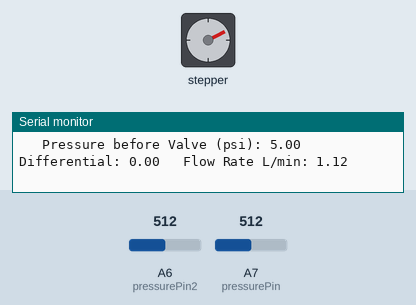
Recording of a sketch running on a simulated Arduino Nano, built with avr-gcc and run on an emulated ATmega328P. Parts: stepper motor, the last lines printed to the serial monitor. Wiring (inferred from the names in the program): stepper motor driver (200 steps per turn assumed): step pin 2; direction pin 3. Inputs (shaded band) come from the test bench; at power-on: A6 (pressurePin2) = 512, A7 (pressurePin) = 512.

Above: at 2.3 s.
2.4 s: A6 (pressurePin2) set to 317
At 2.55 s:
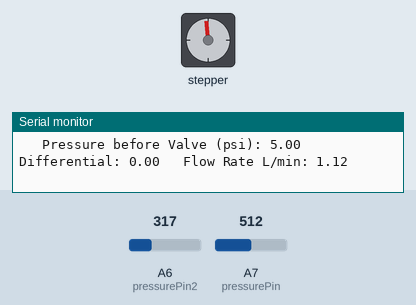
6.0 s: A6 (pressurePin2) set to 296
At 6.15 s:
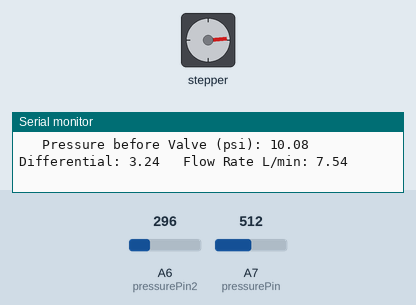
9.6 s: A7 (pressurePin) set to 306
At 9.77 s:
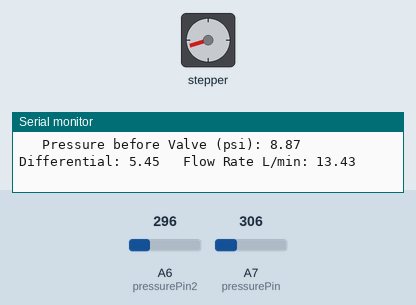
13.2 s: A7 (pressurePin) set to 122
16.7 s: A6 (pressurePin2) set to 306
Timing chart, 0 to 21.3 s (numbered marks = the images above; inputs shaded):
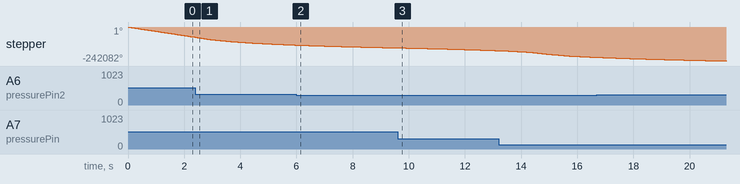

Measured:
- the behaviour switches between 308 and 307 on A6 (pressurePin2) (found by bisection; images 1 and 2)

The sketch:

SeniorDeisgn.ino
```cpp
// Senior Design PID Code
// Juliette Kilgore

const int pulsePin = 2;       // PUL+, motor speed
const int dirPin = 3;         // DIR+, motor direction
const int alarmPin = 4;       // ALM+, ended up not using this
const int pressurePin = A7;   // Pressure transducer side 1
const int pressurePin2 = A6;  // Pressure transducer side 2

float pulseDelay = 15;
const float scaleFactor = 59.9;

unsigned long lastPrintTime = 0; // For non-blocking printing

//PID Begin
float Kp = 3;
float Ki = 0; //not applicable to this system
float Kd = 0; //not applicable to this system

float err_last = 0;
float err_dot = 0;
float error_int = 0;
float error = 0;
long int ttseclast = 0;


//moving avg constants
const int windowSize = 9;
float pressureHistory[windowSize] = {0};
float pressureHistory2[windowSize] = {0};
float pressureSum = 0;
int pressureIndex = 0;
float pressureSum2 = 0;
int pressureIndex2 = 0;

//pressure trasnducer constants
int pressureReading = 0;
int pressureReading2 = 0;
float pressureVoltage = 0;
float pressureVoltage2 = 0;
float pressurePsi = 0;
float pressurePsi2 = 0;
float speed =0;


void setup() {
  Serial.begin(9600);

  pinMode(pulsePin, OUTPUT); //defining the pin constants above as inputs or outputs
  pinMode(dirPin, OUTPUT);
  pinMode(alarmPin, INPUT);

  digitalWrite(dirPin, LOW);
}
//not sure if this alarm is needed, putting it in just in case
void loop() {
  float ttsec = millis() / 1000.0;


  if (millis() - lastPrintTime >= 750) { //used to be 1000, chnaged to have faster rcn w/ moving av
    lastPrintTime = millis();

    pressureReading = analogRead(pressurePin);
    pressureReading2 = analogRead(pressurePin2);
    pressureVoltage = pressureReading * (5.0 / 1023.0);
    pressureVoltage2 = pressureReading2 * (5.0 / 1023.0);

    //moving av code
    pressureSum -= pressureHistory[pressureIndex];
    pressureHistory[pressureIndex] = pressureVoltage * scaleFactor;
    pressureSum += pressureHistory[pressureIndex];
    pressureIndex = (pressureIndex + 1) % windowSize;

    pressureSum2 -= pressureHistory2[pressureIndex];
    pressureHistory2[pressureIndex] = pressureVoltage2 * scaleFactor;
    pressureSum2 += pressureHistory2[pressureIndex];
    pressureIndex2 = (pressureIndex2 + 1) % windowSize;

    // Calculate moving average
    pressurePsi = pressureSum / windowSize;
    pressurePsi2 = pressureSum2 / windowSize;

    float Ts = ttsec - ttseclast;
    error = 0 - (pressurePsi - pressurePsi2);
    //err_dot = (error - err_last) / Ts;
    //error_int = error_int + error * Ts;
    //if (error_int > 100) error_int = 100; //to prevent intergral error accumulation
    //if (error_int < -100) error_int = -100;

    ttseclast = ttsec;
    err_last = error;

    if (abs(error) >= 0.3) {
      pulseDelay = 15 + abs(Kp*error) + abs(Ki*error_int) + abs(Kd*err_dot); //PID implementation Ki and Kd are 0
    }
    speed = abs(-89 * pulseDelay +2450) *0.001; //equation found experimentally to compare flow rate to speed


    Serial.print("   Pressure before Valve (psi): ");
    Serial.print(pressurePsi2 * 0.1);
    Serial.print("   Differential: ");
    Serial.print((pressurePsi - pressurePsi2)*0.1);
    Serial.print("   Flow Rate L/min: ");
    Serial.println(speed);
  }

  // Run motor
  digitalWrite(pulsePin, HIGH);
  delayMicroseconds(pulseDelay);
  digitalWrite(pulsePin, LOW);
  delayMicroseconds(pulseDelay);
}
```
